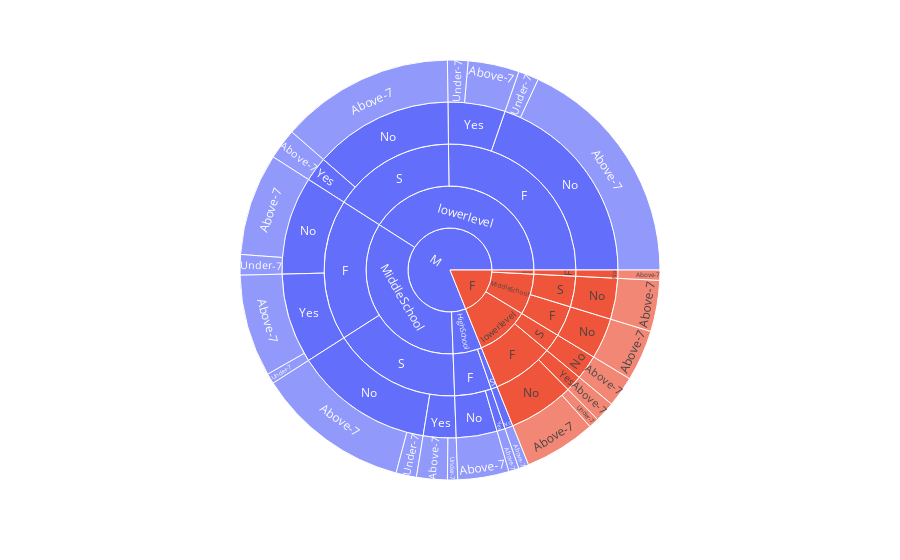

Source (notebook cell):
### Code cell
fig = px.sunburst(data_Low, path=["gender",'StageID','Semester',
                                    'ParentAnsweringSurvey','StudentAbsenceDays'])
fig.show()

### Figure 1 — Plotly figure (JSON) as saved in the notebook; plotly's stock layout.template omitted (floating-point values rounded to 4 significant figures)
{"data": [{"branchvalues": "total", "domain": {"x": [0, 1], "y": [0, 1]}, "hovertemplate": "labels=%{label}<br>count=%{value}<br>parent=%{parent}<br>id=%{id}<extra></extra>", "ids": ["F/HighSchool/F/No/Above-7", "M/HighSchool/F/No/Above-7", "F/MiddleSchool/F/No/Above-7", "M/MiddleSchool/F/No/Above-7", "F/lowerlevel/F/No/Above-7", "M/lowerlevel/F/No/Above-7", "M/HighSchool/S/No/Above-7", "F/MiddleSchool/S/No/Above-7", "M/MiddleSchool/S/No/Above-7", "F/lowerlevel/S/No/Above-7", "M/lowerlevel/S/No/Above-7", "M/HighSchool/F/Yes/Above-7", "M/MiddleSchool/F/Yes/Above-7", "F/lowerlevel/F/Yes/Above-7", "M/lowerlevel/F/Yes/Above-7", "M/MiddleSchool/S/Yes/Above-7", "M/lowerlevel/S/Yes/Above-7", "M/MiddleSchool/F/No/Under-7", "F/lowerlevel/F/No/Under-7", "M/lowerlevel/F/No/Under-7", "M/MiddleSchool/S/No/Under-7", "M/MiddleSchool/F/Yes/Under-7", "M/lowerlevel/F/Yes/Under-7", "M/MiddleSchool/S/Yes/Under-7", "F/HighSchool/F/No", "M/HighSchool/F/No", "F/MiddleSchool/F/No", "M/MiddleSchool/F/No", "F/lowerlevel/F/No", "M/lowerlevel/F/No", "M/HighSchool/S/No", "F/MiddleSchool/S/No", "M/MiddleSchool/S/No", "F/lowerlevel/S/No", "M/lowerlevel/S/No", "M/HighSchool/F/Yes", "M/MiddleSchool/F/Yes", "F/lowerlevel/F/Yes", "M/lowerlevel/F/Yes", "M/MiddleSchool/S/Yes", "M/lowerlevel/S/Yes", "F/HighSchool/F", "M/HighSchool/F", "F/MiddleSchool/F", "M/MiddleSchool/F", "F/lowerlevel/F", "M/lowerlevel/F", "M/HighSchool/S", "F/MiddleSchool/S", "M/MiddleSchool/S", "F/lowerlevel/S", "M/lowerlevel/S", "F/HighSchool", "M/HighSchool", "F/MiddleSchool", "M/MiddleSchool", "F/lowerlevel", "M/lowerlevel", "F", "M"], "labels": ["Above-7", "Above-7", "Above-7", "Above-7", "Above-7", "Above-7", "Above-7", "Above-7", "Above-7", "Above-7", "Above-7", "Above-7", "Above-7", "Above-7", "Above-7", "Above-7", "Above-7", "Under-7", "Under-7", "Under-7", "Under-7", "Under-7", "Under-7", "Under-7", "No", "No", "No", "No", "No", "No", "No", "No", "No", "No", "No", "Yes", "Yes", "Yes", "Yes", "Yes", "Yes", "F", "F", "F", "F", "F", "F", "S", "S", "S", "S", "S", "HighSchool", "HighSchool", "MiddleSchool", "MiddleSchool", "lowerlevel", "lowerlevel", "F", "M"], "name": "", "parents": ["F/HighSchool/F/No", "M/HighSchool/F/No", "F/MiddleSchool/F/No", "M/MiddleSchool/F/No", "F/lowerlevel/F/No", "M/lowerlevel/F/No", "M/HighSchool/S/No", "F/MiddleSchool/S/No", "M/MiddleSchool/S/No", "F/lowerlevel/S/No", "M/lowerlevel/S/No", "M/HighSchool/F/Yes", "M/MiddleSchool/F/Yes", "F/lowerlevel/F/Yes", "M/lowerlevel/F/Yes", "M/MiddleSchool/S/Yes", "M/lowerlevel/S/Yes", "M/MiddleSchool/F/No", "F/lowerlevel/F/No", "M/lowerlevel/F/No", "M/MiddleSchool/S/No", "M/MiddleSchool/F/Yes", "M/lowerlevel/F/Yes", "M/MiddleSchool/S/Yes", "F/HighSchool/F", "M/HighSchool/F", "F/MiddleSchool/F", "M/MiddleSchool/F", "F/lowerlevel/F", "M/lowerlevel/F", "M/HighSchool/S", "F/MiddleSchool/S", "M/MiddleSchool/S", "F/lowerlevel/S", "M/lowerlevel/S", "M/HighSchool/F", "M/MiddleSchool/F", "F/lowerlevel/F", "M/lowerlevel/F", "M/MiddleSchool/S", "M/lowerlevel/S", "F/HighSchool", "M/HighSchool", "F/MiddleSchool", "M/MiddleSchool", "F/lowerlevel", "M/lowerlevel", "M/HighSchool", "F/MiddleSchool", "M/MiddleSchool", "F/lowerlevel", "M/lowerlevel", "F", "M", "F", "M", "F", "M", "", ""], "type": "sunburst", "values": [1, 5, 5, 10, 7, 23, 1, 5, 15, 3, 17, 1, 10, 2, 5, 3, 3, 2, 1, 2, 2, 1, 2, 1, 1, 5, 5, 12, 8, 25, 1, 5, 17, 3, 17, 1, 11, 2, 7, 4, 3, 1, 6, 5, 23, 10, 32, 1, 5, 21, 3, 20, 1, 7, 10, 44, 13, 52, 24, 103]}], "layout": {"legend": {"tracegroupgap": 0}, "margin": {"t": 60}}}
